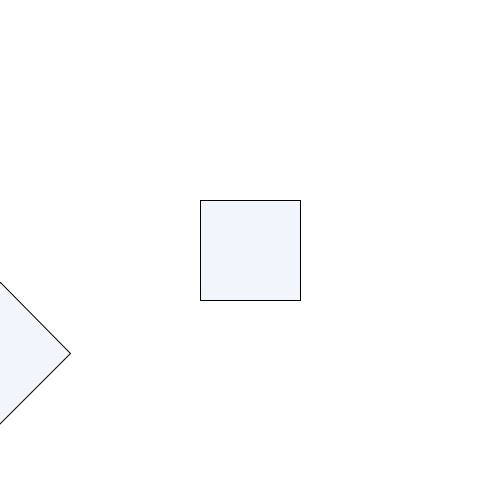
Frame 1 (no input)
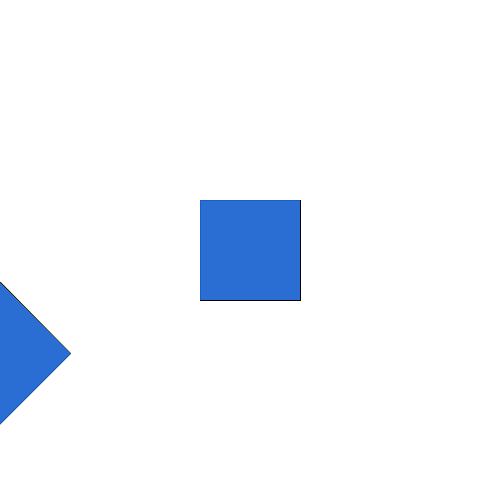
Frame 60 (the mouse pressed at the canvas centre just before this capture)
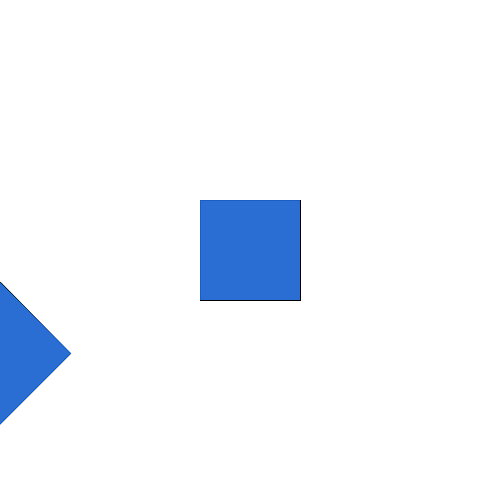
Frame 120 (the mouse held since frame 60 and released just before this capture)

The Processing sketch that drew these frames (run headless with seeded random() and noise(); from frame 60 on, the mouse is pressed at the canvas centre):

// Processing sketch: processing_85559
// ── processing_85559.pde

void setup()
{
  size(500, 500); 
  background(255); 
  smooth();
}

void draw() 
{
// Création d'un rectangle et remplissage (transparence) 
  fill(#1F5FCB,15);
  rect(200, 200, 100, 100);
  
// Création d'un rectangle et remplissage (transparence) + Rotation du rectangle 

  rotate(PI/4); 
  fill(#1F5FCB,15);
  rect(200, 200, 100, 100);
  noStroke();
  }
